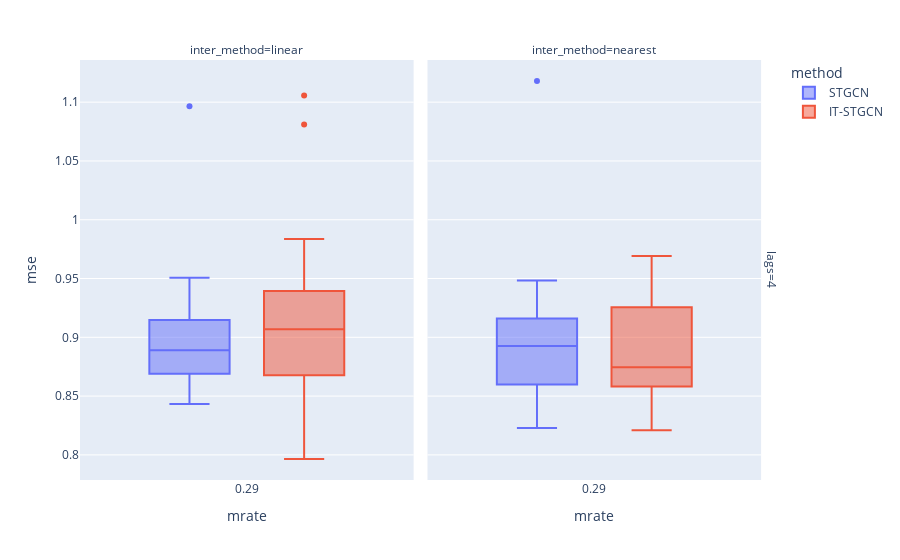

Notebook code cell kept with this figure:
### Markdown cell above
## Block

### Code cell
data.query("method!='GNAR' and mtype =='block'").plot.box(backend='plotly',x='mrate',color='method',y='mse',facet_col='inter_method',facet_row='lags',height=800)

### Figure 1 — Plotly figure (JSON) as saved in the notebook; plotly's stock layout.template omitted (floating-point values rounded to 4 significant figures)
{"data": [{"alignmentgroup": "True", "hovertemplate": "method=STGCN<br>lags=4<br>inter_method=linear<br>mrate=%{x}<br>mse=%{y}<extra></extra>", "legendgroup": "STGCN", "marker": {"color": "#636efa"}, "name": "STGCN", "notched": false, "offsetgroup": "STGCN", "orientation": "v", "showlegend": true, "type": "box", "x": [0.2878, 0.2878, 0.2878, 0.2878, 0.2878, 0.2878, 0.2878, 0.2878, 0.2878, 0.2878, 0.2878, 0.2878, 0.2878, 0.2878, 0.2878, 0.2878, 0.2878, 0.2878, 0.2878, 0.2878, 0.2878, 0.2878, 0.2878, 0.2878, 0.2878, 0.2878, 0.2878, 0.2878, 0.2878, 0.2878], "x0": " ", "xaxis": "x", "y": [0.884, 0.8882, 0.9396, 0.9036, 0.9446, 0.8554, 0.869, 0.9138, 0.9476, 0.9506, 0.8988, 0.8464, 0.8746, 0.8432, 0.8844, 0.8627, 0.8817, 0.9148, 0.888, 0.9387, 0.8521, 0.8696, 1.097, 0.8988, 0.9108, 0.8663, 0.9483, 0.8959, 0.8568, 0.89], "y0": " ", "yaxis": "y"}, {"alignmentgroup": "True", "hovertemplate": "method=STGCN<br>lags=4<br>inter_method=nearest<br>mrate=%{x}<br>mse=%{y}<extra></extra>", "legendgroup": "STGCN", "marker": {"color": "#636efa"}, "name": "STGCN", "notched": false, "offsetgroup": "STGCN", "orientation": "v", "showlegend": false, "type": "box", "x": [0.2878, 0.2878, 0.2878, 0.2878, 0.2878, 0.2878, 0.2878, 0.2878, 0.2878, 0.2878, 0.2878, 0.2878, 0.2878, 0.2878, 0.2878, 0.2878, 0.2878, 0.2878, 0.2878, 0.2878, 0.2878, 0.2878, 0.2878, 0.2878, 0.2878, 0.2878, 0.2878, 0.2878, 0.2878, 0.2878], "x0": " ", "xaxis": "x2", "y": [0.8687, 0.8616, 0.9356, 0.9406, 0.8969, 0.8752, 0.9356, 0.9002, 0.9177, 0.9142, 1.118, 0.8752, 0.8686, 0.9117, 0.8592, 0.8599, 0.8551, 0.9483, 0.8548, 0.8979, 0.8905, 0.9448, 0.8966, 0.9159, 0.8588, 0.823, 0.8488, 0.8719, 0.8312, 0.8948], "y0": " ", "yaxis": "y2"}, {"alignmentgroup": "True", "hovertemplate": "method=IT-STGCN<br>lags=4<br>inter_method=linear<br>mrate=%{x}<br>mse=%{y}<extra></extra>", "legendgroup": "IT-STGCN", "marker": {"color": "#EF553B"}, "name": "IT-STGCN", "notched": false, "offsetgroup": "IT-STGCN", "orientation": "v", "showlegend": true, "type": "box", "x": [0.2878, 0.2878, 0.2878, 0.2878, 0.2878, 0.2878, 0.2878, 0.2878, 0.2878, 0.2878, 0.2878, 0.2878, 0.2878, 0.2878, 0.2878, 0.2878, 0.2878, 0.2878, 0.2878, 0.2878, 0.2878, 0.2878, 0.2878, 0.2878, 0.2878, 0.2878, 0.2878, 0.2878, 0.2878, 0.2878], "x0": " ", "xaxis": "x", "y": [1.081, 0.9326, 0.8892, 0.8891, 0.8853, 0.9394, 0.9114, 0.7965, 0.911, 0.9825, 0.9763, 0.908, 0.818, 1.106, 0.8921, 0.9836, 0.8721, 0.9587, 0.9056, 0.8389, 0.85, 0.8677, 0.8541, 0.91, 0.9346, 0.8404, 0.8322, 0.9444, 0.9169, 0.8901], "y0": " ", "yaxis": "y"}, {"alignmentgroup": "True", "hovertemplate": "method=IT-STGCN<br>lags=4<br>inter_method=nearest<br>mrate=%{x}<br>mse=%{y}<extra></extra>", "legendgroup": "IT-STGCN", "marker": {"color": "#EF553B"}, "name": "IT-STGCN", "notched": false, "offsetgroup": "IT-STGCN", "orientation": "v", "showlegend": false, "type": "box", "x": [0.2878, 0.2878, 0.2878, 0.2878, 0.2878, 0.2878, 0.2878, 0.2878, 0.2878, 0.2878, 0.2878, 0.2878, 0.2878, 0.2878, 0.2878, 0.2878, 0.2878, 0.2878, 0.2878, 0.2878, 0.2878, 0.2878, 0.2878, 0.2878, 0.2878, 0.2878, 0.2878, 0.2878, 0.2878, 0.2878], "x0": " ", "xaxis": "x2", "y": [0.9368, 0.8262, 0.8687, 0.9015, 0.8772, 0.8556, 0.9161, 0.8371, 0.8703, 0.8885, 0.9256, 0.9693, 0.8582, 0.882, 0.8697, 0.8366, 0.8581, 0.9263, 0.9388, 0.8839, 0.9172, 0.8658, 0.872, 0.9263, 0.9445, 0.8418, 0.8209, 0.9298, 0.8386, 0.8635], "y0": " ", "yaxis": "y2"}], "layout": {"annotations": [{"font": {}, "showarrow": false, "text": "inter_method=linear", "x": 0.24, "xanchor": "center", "xref": "paper", "y": 1, "yanchor": "bottom", "yref": "paper"}, {"font": {}, "showarrow": false, "text": "inter_method=nearest", "x": 0.74, "xanchor": "center", "xref": "paper", "y": 1, "yanchor": "bottom", "yref": "paper"}, {"font": {}, "showarrow": false, "text": "lags=4", "textangle": 90, "x": 0.98, "xanchor": "left", "xref": "paper", "y": 0.5, "yanchor": "middle", "yref": "paper"}], "autosize": true, "boxmode": "group", "legend": {"title": {"text": "method"}, "tracegroupgap": 0}, "margin": {"t": 60}, "xaxis": {"anchor": "y", "autorange": true, "domain": [0, 0.48], "range": [-0.2159, 0.7915], "title": {"text": "mrate"}, "type": "linear"}, "xaxis2": {"anchor": "y2", "autorange": true, "domain": [0.5, 0.98], "matches": "x", "range": [-0.2159, 0.7915], "title": {"text": "mrate"}, "type": "linear"}, "yaxis": {"anchor": "x", "autorange": true, "domain": [0, 1], "range": [0.7786, 1.136], "title": {"text": "mse"}, "type": "linear"}, "yaxis2": {"anchor": "x2", "autorange": true, "domain": [0, 1], "matches": "y", "range": [0.7786, 1.136], "showticklabels": false, "type": "linear"}}}
